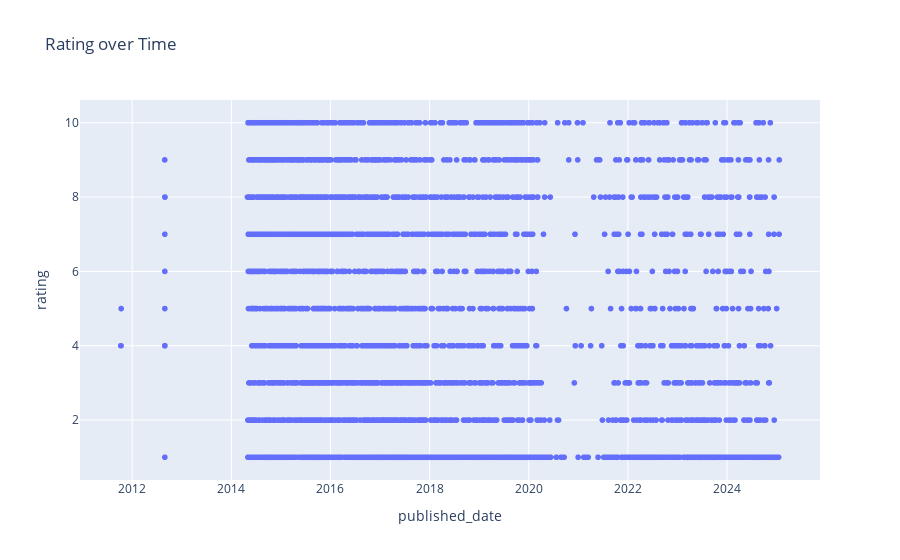

Notebook code cell kept with this figure:
### Code cell
# scatter plot of rating and published date
import matplotlib.pyplot as plt
import seaborn as sns
import plotly.express as px
# use plotly for the time series plot
fig = px.scatter(reviews_df, x='published_date', y='rating', title='Rating over Time')
fig.show()

### Figure 1 — Plotly figure (JSON) as saved in the notebook; plotly's stock layout.template omitted (floating-point values rounded to 4 significant figures; data arrays with more than 128 entries replaced by an {"elided": "..."} marker saying what was removed)
{"data": [{"hovertemplate": "published_date=%{x}<br>rating=%{y}<extra></extra>", "legendgroup": "", "marker": {"color": "#636efa", "symbol": "circle"}, "mode": "markers", "name": "", "showlegend": false, "type": "scattergl", "x": {"elided": "3896 str values"}, "xaxis": "x", "y": {"elided": "3896 int values"}, "yaxis": "y"}], "layout": {"legend": {"tracegroupgap": 0}, "title": {"text": "Rating over Time"}, "xaxis": {"anchor": "y", "domain": [0, 1], "title": {"text": "published_date"}}, "yaxis": {"anchor": "x", "domain": [0, 1], "title": {"text": "rating"}}}}
